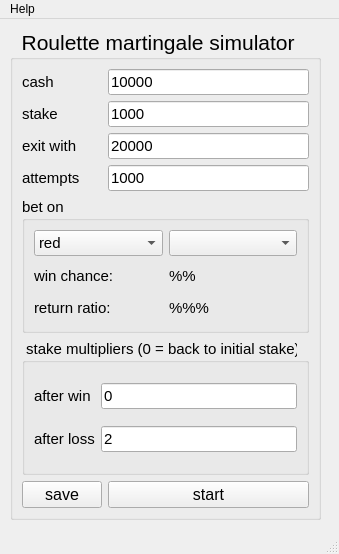
<?xml version="1.0" encoding="UTF-8"?>
<ui version="4.0">
 <class>MainWindow</class>
 <widget class="QMainWindow" name="MainWindow">
  <property name="geometry">
   <rect>
    <x>0</x>
    <y>0</y>
    <width>339</width>
    <height>554</height>
   </rect>
  </property>
  <property name="windowTitle">
   <string>MainWindow</string>
  </property>
  <widget class="QWidget" name="centralwidget">
   <widget class="QLabel" name="label_4">
    <property name="geometry">
     <rect>
      <x>20</x>
      <y>10</y>
      <width>191</width>
      <height>25</height>
     </rect>
    </property>
    <property name="font">
     <font>
      <pointsize>16</pointsize>
     </font>
    </property>
    <property name="text">
     <string/>
    </property>
   </widget>
   <widget class="QGroupBox" name="groupBox">
    <property name="geometry">
     <rect>
      <x>10</x>
      <y>10</y>
      <width>311</width>
      <height>491</height>
     </rect>
    </property>
    <property name="font">
     <font>
      <pointsize>16</pointsize>
     </font>
    </property>
    <property name="title">
     <string>  Roulette martingale simulator</string>
    </property>
    <layout class="QGridLayout" name="gridLayout">
     <item row="0" column="0">
      <widget class="QLabel" name="label">
       <property name="font">
        <font>
         <pointsize>11</pointsize>
        </font>
       </property>
       <property name="text">
        <string>cash</string>
       </property>
      </widget>
     </item>
     <item row="0" column="1">
      <widget class="QLineEdit" name="lineEdit">
       <property name="font">
        <font>
         <pointsize>11</pointsize>
        </font>
       </property>
       <property name="text">
        <string>10000</string>
       </property>
      </widget>
     </item>
     <item row="1" column="0">
      <widget class="QLabel" name="label_2">
       <property name="font">
        <font>
         <pointsize>11</pointsize>
        </font>
       </property>
       <property name="text">
        <string>stake</string>
       </property>
      </widget>
     </item>
     <item row="1" column="1">
      <widget class="QLineEdit" name="lineEdit_2">
       <property name="font">
        <font>
         <pointsize>11</pointsize>
        </font>
       </property>
       <property name="text">
        <string>1000</string>
       </property>
      </widget>
     </item>
     <item row="2" column="0">
      <widget class="QLabel" name="label_10">
       <property name="font">
        <font>
         <pointsize>11</pointsize>
        </font>
       </property>
       <property name="text">
        <string>exit with</string>
       </property>
      </widget>
     </item>
     <item row="2" column="1">
      <widget class="QLineEdit" name="lineEdit_5">
       <property name="font">
        <font>
         <pointsize>11</pointsize>
        </font>
       </property>
       <property name="text">
        <string>20000</string>
       </property>
      </widget>
     </item>
     <item row="3" column="0">
      <widget class="QLabel" name="label_11">
       <property name="font">
        <font>
         <pointsize>11</pointsize>
        </font>
       </property>
       <property name="text">
        <string>attempts</string>
       </property>
      </widget>
     </item>
     <item row="3" column="1">
      <widget class="QLineEdit" name="lineEdit_6">
       <property name="font">
        <font>
         <pointsize>11</pointsize>
        </font>
       </property>
       <property name="text">
        <string>1000</string>
       </property>
      </widget>
     </item>
     <item row="4" column="0" colspan="2">
      <widget class="QGroupBox" name="groupBox_3">
       <property name="font">
        <font>
         <pointsize>11</pointsize>
        </font>
       </property>
       <property name="toolTip">
        <string>Spoiler: It doesn't matter on what you bet as return rate is inveresely proportional to win chance and </string>
       </property>
       <property name="title">
        <string>bet on</string>
       </property>
       <layout class="QGridLayout" name="gridLayout_2">
        <item row="0" column="0">
         <widget class="QComboBox" name="comboBox_2">
          <property name="font">
           <font>
            <pointsize>11</pointsize>
           </font>
          </property>
          <property name="toolTip">
           <string/>
          </property>
          <item>
           <property name="text">
            <string>red</string>
           </property>
          </item>
          <item>
           <property name="text">
            <string>black</string>
           </property>
          </item>
          <item>
           <property name="text">
            <string>even</string>
           </property>
          </item>
          <item>
           <property name="text">
            <string>odd</string>
           </property>
          </item>
          <item>
           <property name="text">
            <string>1-18</string>
           </property>
          </item>
          <item>
           <property name="text">
            <string>19-36</string>
           </property>
          </item>
          <item>
           <property name="text">
            <string>1-12</string>
           </property>
          </item>
          <item>
           <property name="text">
            <string>13-24</string>
           </property>
          </item>
          <item>
           <property name="text">
            <string>25-36</string>
           </property>
          </item>
          <item>
           <property name="text">
            <string>exact number</string>
           </property>
          </item>
         </widget>
        </item>
        <item row="0" column="1">
         <widget class="QComboBox" name="comboBox_3">
          <property name="font">
           <font>
            <pointsize>11</pointsize>
           </font>
          </property>
          <property name="toolTip">
           <string/>
          </property>
         </widget>
        </item>
        <item row="1" column="0">
         <widget class="QLabel" name="label_6">
          <property name="font">
           <font>
            <pointsize>11</pointsize>
           </font>
          </property>
          <property name="text">
           <string>win chance:</string>
          </property>
         </widget>
        </item>
        <item row="1" column="1">
         <widget class="QLabel" name="label_8">
          <property name="font">
           <font>
            <pointsize>11</pointsize>
           </font>
          </property>
          <property name="text">
           <string>%%</string>
          </property>
         </widget>
        </item>
        <item row="2" column="0">
         <widget class="QLabel" name="label_7">
          <property name="font">
           <font>
            <pointsize>11</pointsize>
           </font>
          </property>
          <property name="text">
           <string>return ratio:</string>
          </property>
         </widget>
        </item>
        <item row="2" column="1">
         <widget class="QLabel" name="label_9">
          <property name="font">
           <font>
            <pointsize>11</pointsize>
           </font>
          </property>
          <property name="text">
           <string>%%%</string>
          </property>
         </widget>
        </item>
       </layout>
      </widget>
     </item>
     <item row="5" column="0" colspan="2">
      <widget class="QGroupBox" name="groupBox_2">
       <property name="font">
        <font>
         <pointsize>11</pointsize>
        </font>
       </property>
       <property name="toolTip">
        <string>&lt;html&gt;&lt;head/&gt;&lt;body&gt;&lt;p&gt;Specify what to do with your bet size after winning and losing a bet.&lt;/p&gt;&lt;p&gt;Options are: addition, substratction, multiplication (default), division and reset to initial amount.&lt;/p&gt;&lt;/body&gt;&lt;/html&gt;</string>
       </property>
       <property name="title">
        <string> stake multipliers (0 = back to initial stake)</string>
       </property>
       <layout class="QGridLayout" name="gridLayout_3">
        <item row="0" column="1">
         <widget class="QLineEdit" name="lineEdit_4">
          <property name="font">
           <font>
            <pointsize>11</pointsize>
           </font>
          </property>
          <property name="text">
           <string>0</string>
          </property>
         </widget>
        </item>
        <item row="1" column="0">
         <widget class="QLabel" name="label_13">
          <property name="font">
           <font>
            <pointsize>11</pointsize>
           </font>
          </property>
          <property name="text">
           <string>after loss</string>
          </property>
         </widget>
        </item>
        <item row="1" column="1">
         <widget class="QLineEdit" name="lineEdit_7">
          <property name="font">
           <font>
            <pointsize>11</pointsize>
           </font>
          </property>
          <property name="text">
           <string>2</string>
          </property>
         </widget>
        </item>
        <item row="0" column="0">
         <widget class="QLabel" name="label_12">
          <property name="font">
           <font>
            <pointsize>11</pointsize>
           </font>
          </property>
          <property name="text">
           <string>after win</string>
          </property>
         </widget>
        </item>
       </layout>
      </widget>
     </item>
     <item row="6" column="0">
      <widget class="QPushButton" name="pushButton_2">
       <property name="font">
        <font>
         <pointsize>12</pointsize>
        </font>
       </property>
       <property name="text">
        <string>save</string>
       </property>
      </widget>
     </item>
     <item row="6" column="1">
      <widget class="QPushButton" name="pushButton">
       <property name="font">
        <font>
         <pointsize>12</pointsize>
        </font>
       </property>
       <property name="text">
        <string>start</string>
       </property>
      </widget>
     </item>
    </layout>
   </widget>
  </widget>
  <widget class="QMenuBar" name="menubar">
   <property name="geometry">
    <rect>
     <x>0</x>
     <y>0</y>
     <width>339</width>
     <height>22</height>
    </rect>
   </property>
   <widget class="QMenu" name="menuHelp">
    <property name="title">
     <string>Help</string>
    </property>
    <addaction name="actionAbout_2"/>
    <addaction name="actionManual"/>
   </widget>
   <addaction name="menuHelp"/>
  </widget>
  <widget class="QStatusBar" name="statusbar"/>
  <action name="actionAbout">
   <property name="text">
    <string>About</string>
   </property>
  </action>
  <action name="actionAbout_2">
   <property name="text">
    <string>About</string>
   </property>
  </action>
  <action name="actionManual">
   <property name="text">
    <string>Manual</string>
   </property>
  </action>
 </widget>
 <resources/>
 <connections/>
</ui>
